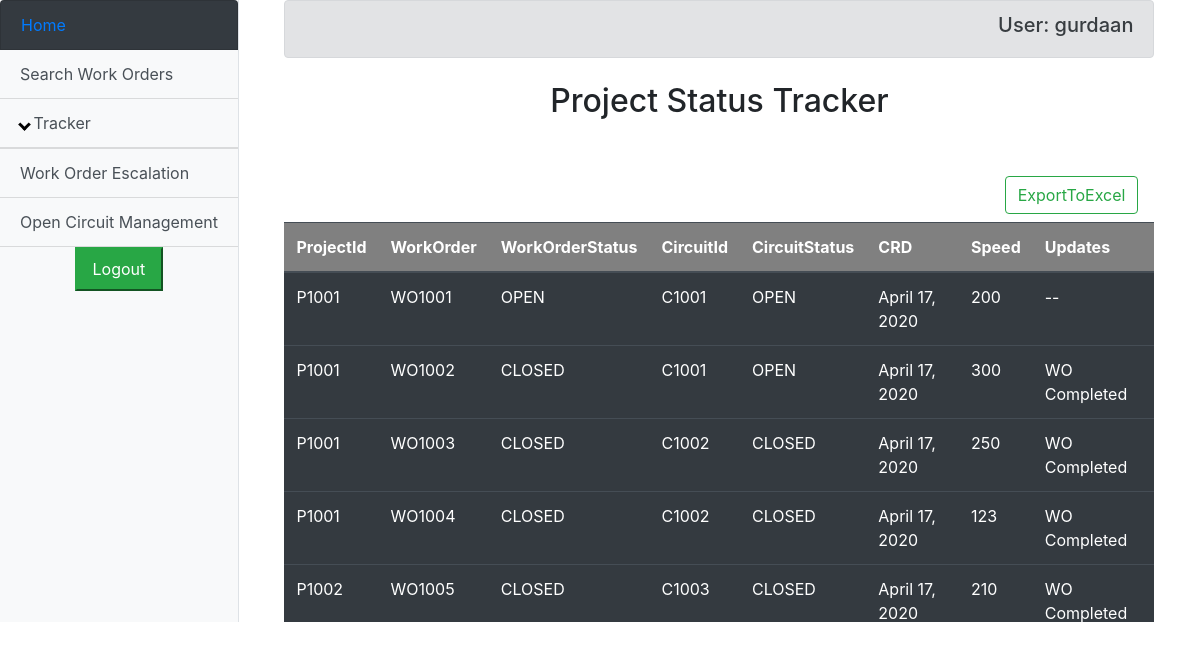
Page /Home/ProjectStatusTracker (signed in) on the committed database.
### SearchWo/models.py (models this page shows, shortened)
class Pegasus(models.Model):
    ProjectId = models.CharField(max_length=200)
    SvcNo = models.CharField(max_length=200)
    SvcOrderStatus = models.CharField(max_length=200)
    WorkOrder = models.CharField(max_length=200)
    WorkOrderStatus = models.CharField(max_length=200)
    CRD = models.DateField()
    Speed = models.CharField(max_length=200)
    Updates = models.CharField(max_length=200)
    class Meta:
        verbose_name_plural = "Pegasus Records"

### StatusTracker/views.py (the view)
# urls.py: path('', views.StatusTracker, name='StatusTracker'),
def StatusTracker(request):
    username = request.user.get_username()
    if request.method=='POST':
        if request.POST.get('Logout'):
            logout(request)
            return redirect('/')
        SubmitCriteria=request.POST.get('Search1')
        import xlwt
        from django.http import HttpResponse
        from django.contrib.auth.models import User
        response = HttpResponse(content_type='application/ms-excel')
        response['Content-Disposition'] = 'attachment; filename="users.xls"'
        wb = xlwt.Workbook(encoding='utf-8')
        ws = wb.add_sheet('Users Data')  # this will make a sheet named Users Data
        row_num = 0
        font_style = xlwt.XFStyle()
        font_style.font.bold = True
        columns = ['ProjectId', 'SvcNo', 'SvcOrderStatus', 'WorkOrder', 'WorkOrderStatus', 'CRD', 'Speed', 'Updates']
        for col_num in range(len(columns)):
            ws.write(row_num, col_num, columns[col_num], font_style)  # at 0 row 0 column
        font_style = xlwt.XFStyle()
        rows = Pegasus.objects.all().values_list('ProjectId', 'SvcNo', 'SvcOrderStatus', 'WorkOrder', 'WorkOrderStatus',
                                                 'CRD', 'Speed', 'Updates')
        for row in rows:
            row_num += 1
            for col_num in range(len(row)):
                ws.write(row_num, col_num, row[col_num], font_style)
        wb.save(response)
        return response
    else:
        P = Pegasus.objects.all()
        params = {'data': P,'Username':username}
        return render(request,'StatusTracker.html',params)

### StatusTracker/templates/StatusTracker.html (shortened to what this page needs)
{% extends 'Base.html' %}
{% block logout %}
    <form method="POST">{% csrf_token %}
        <div align="center">
            <button class="btn-success nav-link navbar " value="submit" name="Logout">Logout</button>
        </div>
    </form>
{% endblock %}
{% block content %}
<html>
<body>
<form method="Post">{% csrf_token %}
<div align="center">
<h2>Project Status Tracker</h2>
</div>
<br>
<br>
<div align="right">
            <button type="submit" name='Search1 'class="btn btn-outline-success mb-2 mr-3"  value="Export">ExportToExcel</button>
</div>
<div style="height: 400px; overflow: auto" scrollable>
<table class="table table-dark">
        <thead>
        <tr>
             <th> ProjectId</th>
             <th> WorkOrder</th>
             <th> WorkOrderStatus</th>
             <th> CircuitId</th>
             <th> CircuitStatus</th>
             <th> CRD</th>
             <th> Speed</th>
             <th> Updates</th>
        </tr>
    </thead>
        {% for item in data %}
        <tr>
            <td>{{item.ProjectId}}</td>
            <td>{{item.WorkOrder}}</td>
            <td>{{item.WorkOrderStatus}}</td>
            <td>{{item.SvcNo}}</td>
            <td>{{item.SvcOrderStatus}}</td>
            <td>{{item.CRD}}</td>
            <td>{{item.Speed}}</td>
            <td>{{item.Updates}}</td>
        </tr>
    {% endfor %}
</table>
</div>
</form>
</body>
</html>
{% endblock %}

### Home/templates/Base.html (shortened to what this page needs)
<!DOCTYPE html>
<html lang="en">
<head>
    <link rel="stylesheet" href="https://stackpath.bootstrapcdn.com/bootstrap/4.4.1/css/bootstrap.min.css"
>
</head>
<body>
<div class="d-flex" id="wrapper">
    <div class="bg-light border-right col-xl-2.8 " id="sidebar-wrapper">
        <a href="/Home" class="list-group-item list-group-item-action bg-dark text-primary sidebar-heading">Home</a>
        <div class="list-group list-group-flush ">
            <a href="/Home/SearchWo" class="list-group-item list-group-item-action bg-light">Search Work Orders</a>
            <a class="list-group-item list-group-item-action bg-light" data-toggle="collapse" href="#collapseExample"><i
                    class="arrow down"></i> Tracker</a>
            <a href="/Home/WorkOrderEscalation" class="list-group-item list-group-item-action bg-light">Work Order
                Escalation</a>
            <a href="/Home/OpenCircuitManagement" class="list-group-item list-group-item-action bg-light">Open Circuit
                Management</a>
            {% block logout %}
            {% endblock %}
        </div>
    </div>
    <div class="container-fluid col-xl-9">
        <div class="alert alert-secondary" role="alert">
            <h5 style="text-align:right"> User: {{ Username }} </h5>
    </div>
        {% block content %}
        {% endblock %}
    </div>
</div>
</body>
</html>

### rows in the picture
Pegasus: ProjectId "P1001", WorkOrder "WO1001", WorkOrderStatus "OPEN", SvcNo "C1001", SvcOrderStatus "OPEN", CRD "April 17, 2020", Speed "200", Updates "--"
Pegasus: ProjectId "P1001", WorkOrder "WO1002", WorkOrderStatus "CLOSED", SvcNo "C1001", SvcOrderStatus "OPEN", CRD "April 17, 2020", Speed "300", Updates "WO Completed"
Pegasus: ProjectId "P1001", WorkOrder "WO1003", WorkOrderStatus "CLOSED", SvcNo "C1002", SvcOrderStatus "CLOSED", CRD "April 17, 2020", Speed "250", Updates "WO Completed"
Pegasus: ProjectId "P1001", WorkOrder "WO1004", WorkOrderStatus "CLOSED", SvcNo "C1002", SvcOrderStatus "CLOSED", CRD "April 17, 2020", Speed "123", Updates "WO Completed"
Pegasus: ProjectId "P1002", WorkOrder "WO1005", WorkOrderStatus "CLOSED", SvcNo "C1003", SvcOrderStatus "CLOSED", CRD "April 17, 2020", Speed "210", Updates "WO Completed"

### other values in the picture
{{ Username }} "gurdaan"
